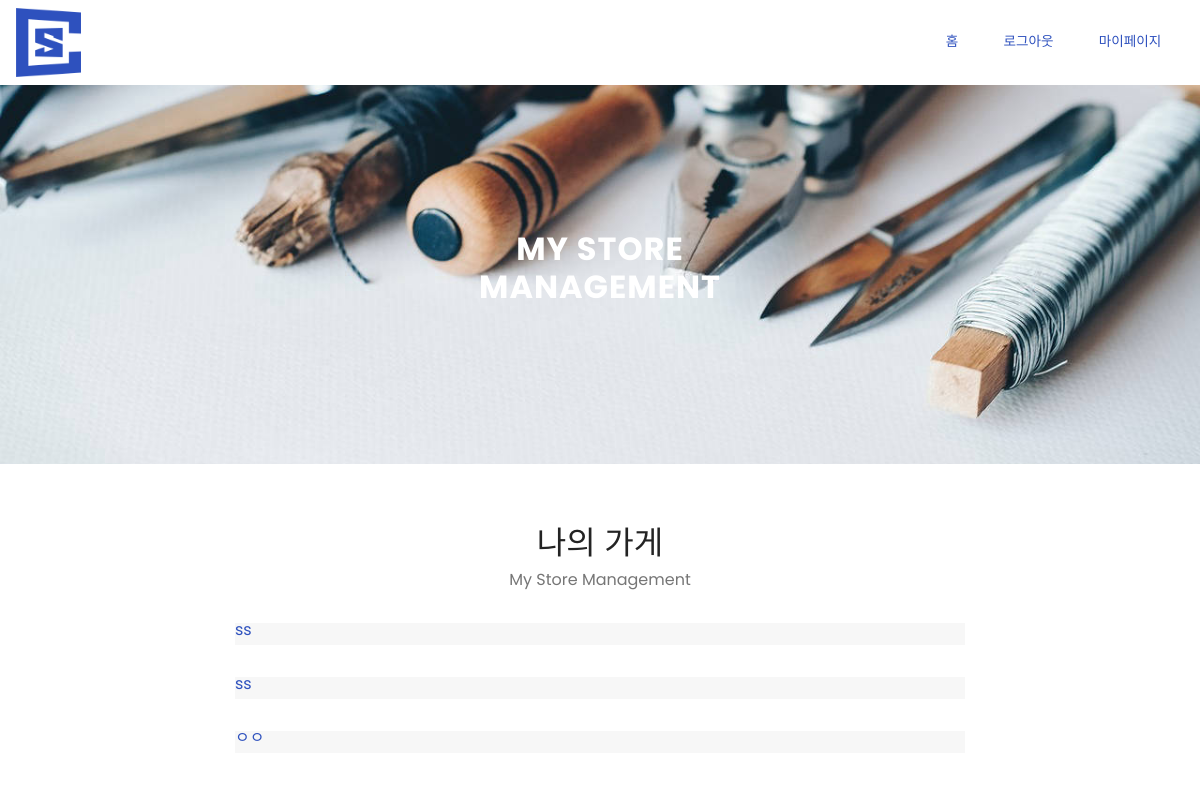
The app's page /accounts/my_store/ (signed in), older data.
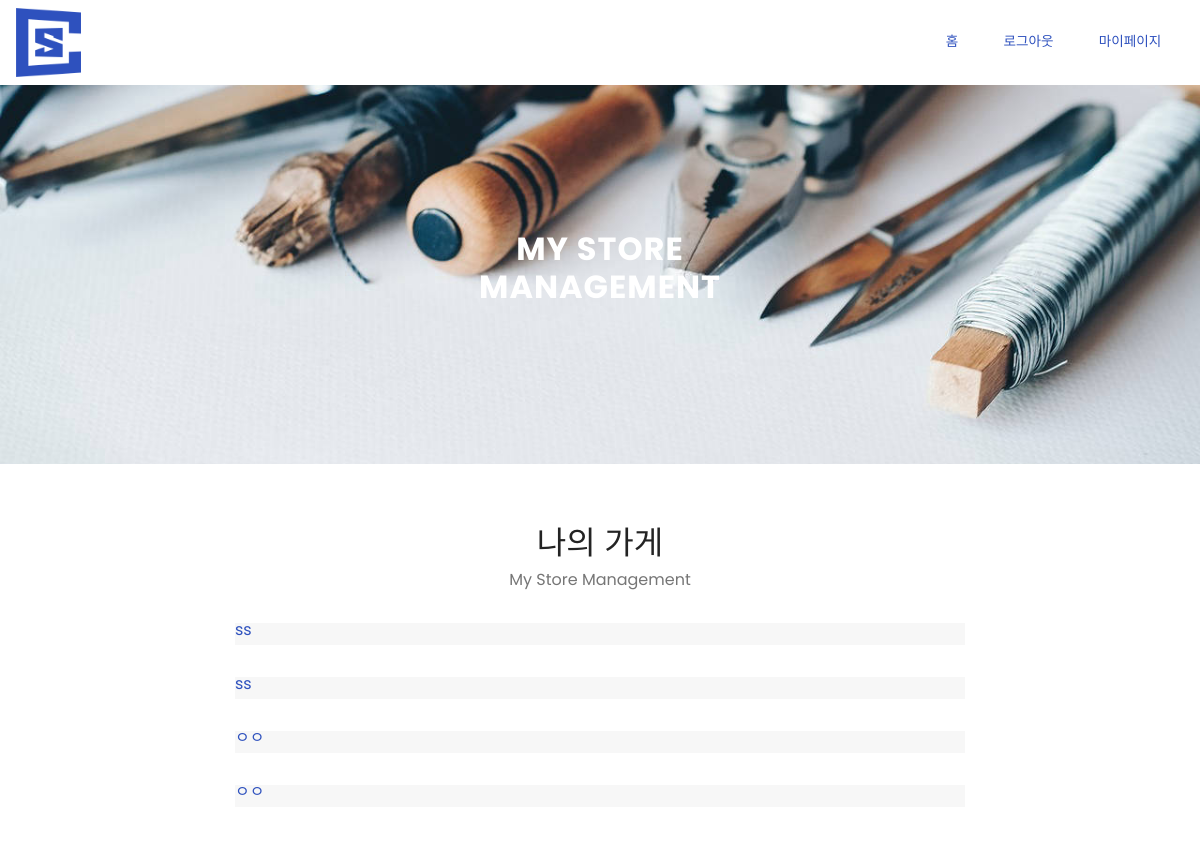
The same page, newer data.
### storeregister/models.py (models this page shows, shortened)
class Store(models.Model):
    REGION_CHOICES = (
      ('GN', '강남구'),
      ('SC', '서초구'),
      ('YS', '용산구'),
    )
    user = models.ForeignKey(settings.AUTH_USER_MODEL, on_delete=models.CASCADE)
    store_title = models.CharField(max_length=100)
    region = models.CharField(max_length=100, choices=REGION_CHOICES)
    address = models.TextField(max_length=200)
    detailaddr = models.TextField(max_length=200)
    homepage = models.URLField(max_length=200)
    photo = models.ImageField(null=True,blank=True, upload_to='store/')
    describe = models.TextField()
    date = models.DateTimeField(auto_now_add=True)

### accounts/views.py (the view)
# urls.py: path('my_store/', views.my_store, name='my_store'),
@login_required
def my_store(request):
    stores = Store.objects.filter(user = request.user)
    return render(request, 'accounts/my_store.html', {'stores':stores})

### accounts/templates/accounts/my_store.html (shortened to what this page needs)
{% extends 'base.html' %}
{% block content %}
{% load staticfiles %}
<!DOCTYPE html>
<html  >
<head>
  <link rel="stylesheet" href="{% static 'assets/web/assets/mobirise-icons/mobirise-icons.css' %}">
  <link rel="stylesheet" href="{% static 'assets/bootstrap/css/bootstrap.min.css' %}">
  <link rel="stylesheet" href="{% static 'assets/bootstrap/css/bootstrap-grid.min.css' %}">
  <link rel="stylesheet" href="{% static 'assets/bootstrap/css/bootstrap-reboot.min.css' %}">
  <link rel="stylesheet" href="{% static 'assets/theme/css/style.css' %}">
  <link rel="preload" as="style" href="{% static 'assets/mobirise/css/mbr-additional.css' %}"><link rel="stylesheet" href="{% static 'assets/mobirise/css/mbr-additional.css' %}" type="text/css">
</head>
<body>
  <section class="features14 popup-btn-cards cid-rItky7J9su mbr-parallax-background" id="features14-2h">
    <a class="full-link" href=""></a>
    <div class="container-fluid card-wrapper">
        <div class="row justify-content-center align-items-center" style="min-height: 12vw;">
             <div class="col-xl-10 col-lg-10 col-md-12 text-block">
                <h2 class="mbr-section-title mbr-fonts-style mbr-light mbr-white mbr-bold display-2">MY STORE<br>MANAGEMENT</h2>
             </div>
        </div>
    </div>
</section>
<section class="accordion1 cid-rItky8LYd8" id="accordion1-2i">
    <div class="container">
        <h2 class="mbr-fonts-style mbr-section-title align-center display-2">나의 가게</h2>
        <h3 class="mbr-fonts-style mbr-section-subtitle align-center display-5">My Store Management</h3>
        {% for store in stores.all %}
        <div class="row justify-content-center pt-4">
            <div class="col-md-10 col-lg-8 content-block">
            <div class="accordion-content">
                <div id="bootstrap-accordion_39" class="panel-group accordionStyles accordion " role="tablist" aria-multiselectable="true">
                        <div class="card">
                            <div class="card-header" role="tab" id="headingOne">
                                <a role="button" class="collapsed panel-title text-black" data-toggle="collapse" data-core="" href="#collapse11_39" aria-expanded="false" aria-controls="collapse11">
                                    <h4 class="mbr-fonts-style header-text display-5"><a href="{% url 'storeregister:detail' store.id %}">{{ store.store_title }}</a></h4>
                                </a>
                            </div>
                        </div>
                </div>
            </div>
            </div>
        </div>
    {% endfor %}
    </div>
</section>
</body>
</html>
{% endblock %}

Row changes from the older to the newer data that the page shows:
added Store: store_title "ㅇㅇ"
